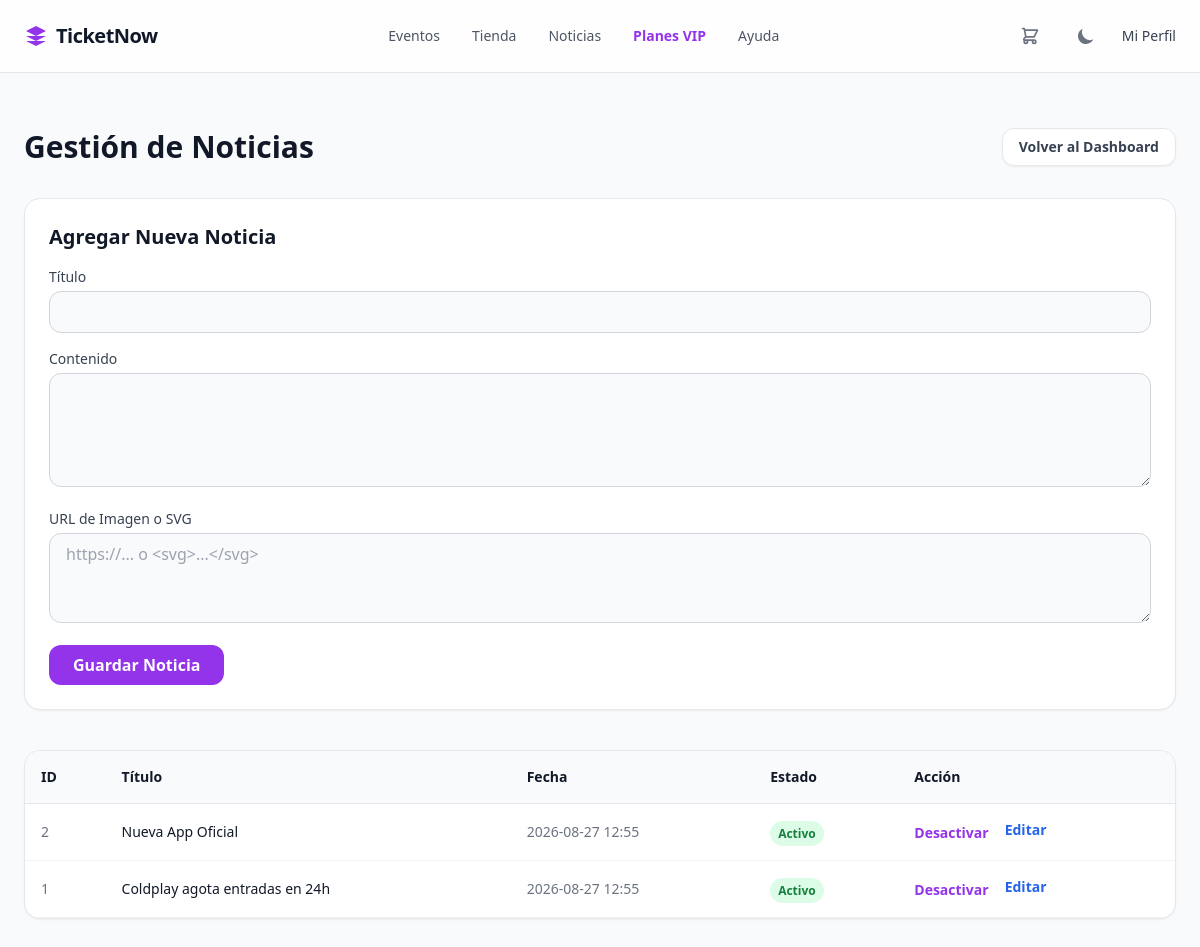
The app's page /admin/noticias (signed in) with its own data.
### models.py (models this page shows)
class Noticia(db.Model):
    __tablename__ = 'Noticia'
    id = db.Column(db.Integer, primary_key=True, autoincrement=True)
    titulo = db.Column(db.String(255), nullable=False)
    resumen = db.Column(db.String(255), nullable=True)
    contenido = db.Column(db.Text, nullable=False)
    imagenUrl = db.Column(db.String(255), nullable=True)
    activo = db.Column(db.Boolean, default=True)
    fechaPub = db.Column(db.DateTime, default=datetime.utcnow)

### app.py (the view, shortened to what this page needs)
@app.route('/admin/noticias', methods=['GET', 'POST'])
def admin_noticias():
    user = get_current_user()
    if not user or user.rol != 'admin': return redirect(url_for('index'))
    noticias = Noticia.query.order_by(Noticia.fechaPub.desc()).all()
    return render_template('admin/noticias.html', usuario=user, noticias=noticias)

### app.py (called while the page is built)
def get_current_user():
    if 'userId' in session:
        return Usuario.query.get(session['userId'])
    return None

### templates/admin/noticias.html (shortened to what this page needs)
{% extends 'base.html' %}
{% block content %}
<main class="pt-32 pb-20 min-h-screen bg-gray-50 dark:bg-[#0a0a0e] transition-colors duration-300">
    <div class="px-6 mx-auto max-w-7xl">
        <div class="flex items-center justify-between mb-8">
            <h1 class="text-3xl font-extrabold text-gray-900 dark:text-white">Gestión de Noticias</h1>
            <a href="{{ url_for('admin_dashboard') }}" class="px-4 py-2 text-sm font-bold text-gray-700 transition bg-white border border-gray-200 shadow-sm dark:bg-[#12121a] dark:text-gray-300 dark:border-white/10 rounded-xl hover:bg-gray-50 dark:hover:bg-white/5">Volver al Dashboard</a>
        </div>
        <div class="p-6 mb-10 bg-white border border-gray-200 shadow-sm dark:bg-[#12121a] dark:border-white/5 rounded-2xl">
            <h2 class="mb-4 text-xl font-bold text-gray-900 dark:text-white">Agregar Nueva Noticia</h2>
            <form action="{{ url_for('admin_noticias') }}" method="POST" class="space-y-4">
                <div>
                    <label class="block mb-1 text-sm font-medium text-gray-700 dark:text-gray-300">Título</label>
                    <input type="text" name="titulo" required class="w-full px-4 py-2 text-gray-900 bg-gray-50 border border-gray-300 rounded-xl dark:bg-[#1a1a24] dark:border-white/10 dark:text-white focus:ring-2 focus:ring-purple-500 focus:outline-none">
                </div>
                <div>
                    <label class="block mb-1 text-sm font-medium text-gray-700 dark:text-gray-300">Contenido</label>
                    <textarea name="contenido" required rows="4" class="w-full px-4 py-2 text-gray-900 bg-gray-50 border border-gray-300 rounded-xl dark:bg-[#1a1a24] dark:border-white/10 dark:text-white focus:ring-2 focus:ring-purple-500 focus:outline-none"></textarea>
                </div>
                <div>
                    <label class="block mb-1 text-sm font-medium text-gray-700 dark:text-gray-300">URL de Imagen o SVG</label>
                    <textarea name="imagenUrl" rows="3" class="w-full px-4 py-2 text-gray-900 bg-gray-50 border border-gray-300 rounded-xl dark:bg-[#1a1a24] dark:border-white/10 dark:text-white focus:ring-2 focus:ring-purple-500 focus:outline-none" placeholder="https://... o <svg>...</svg>"></textarea>
                </div>
                <button type="submit" class="px-6 py-2 font-bold text-white transition bg-purple-600 rounded-xl hover:bg-purple-700">Guardar Noticia</button>
            </form>
        </div>
        <div class="bg-white border border-gray-200 shadow-sm dark:bg-[#12121a] dark:border-white/5 rounded-2xl overflow-hidden">
            <table class="w-full text-left border-collapse">
                <thead>
                    <tr class="bg-gray-50 dark:bg-[#1a1a24] border-b border-gray-200 dark:border-white/5">
                        <th class="p-4 text-sm font-bold text-gray-900 dark:text-white">ID</th>
                        <th class="p-4 text-sm font-bold text-gray-900 dark:text-white">Título</th>
                        <th class="p-4 text-sm font-bold text-gray-900 dark:text-white">Fecha</th>
                        <th class="p-4 text-sm font-bold text-gray-900 dark:text-white">Estado</th>
                        <th class="p-4 text-sm font-bold text-gray-900 dark:text-white">Acción</th>
                    </tr>
                </thead>
                <tbody>
                    {% for n in noticias %}
                    <tr class="border-b border-gray-100 dark:border-white/5 hover:bg-gray-50 dark:hover:bg-white/5">
                        <td class="p-4 text-sm text-gray-500 dark:text-gray-400">{{ n.id }}</td>
                        <td class="p-4 text-sm text-gray-900 dark:text-white">{{ n.titulo }}</td>
                        <td class="p-4 text-sm text-gray-500 dark:text-gray-400">{{ n.fechaPub.strftime('%Y-%m-%d %H:%M') }}</td>
                        <td class="p-4">
                            {% if n.activo %}
                                <span class="px-2 py-1 text-xs font-bold text-green-700 bg-green-100 rounded-full dark:bg-green-500/10 dark:text-green-400">Activo</span>
                            {% else %}
                                <span class="px-2 py-1 text-xs font-bold text-red-700 bg-red-100 rounded-full dark:bg-red-500/10 dark:text-red-400">Inactivo</span>
                            {% endif %}
                        </td>
                        <td class="p-4 flex gap-4">
                            <form action="{{ url_for('admin_noticias') }}" method="POST">
                                <button type="submit" class="text-sm font-bold text-purple-600 hover:text-purple-700 dark:text-purple-400 dark:hover:text-purple-300">
                                    {{ 'Desactivar' if n.activo else 'Activar' }}
                                </button>
                            </form>
                            <a href="{{ url_for('editar_noticia', id=n.id) }}" class="text-sm font-bold text-blue-600 hover:text-blue-700 dark:text-blue-400 dark:hover:text-blue-300">
                                Editar
                            </a>
                        </td>
                    </tr>
                    {% endfor %}
                </tbody>
            </table>
        </div>
    </div>
</main>
{% endblock %}

### templates/base.html (style rules this page uses)
html, body { margin: 0; width: 100%; height: 100%; }

### records on screen
Noticia: id "2", titulo "Nueva App Oficial", fechaPub "2026-08-27 12:55", shows "Activo", activo "Desactivar"
Noticia: id "1", titulo "Coldplay agota entradas en 24h", fechaPub "2026-08-27 12:55", shows "Activo", activo "Desactivar"
